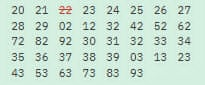
#> input picture test.png, 205 x 85 px
$ python ocr_test.py
#> lines starting #> are read from the running program, lines starting #| are printed output that depends on the picture; after the words box and inside, x2 and y2 are one past the last pixel; in counts of white or black regions, pixels touching at a corner belong together
import pytesseract
import cv2
import re
import numpy as np

pytesseract.pytesseract.tesseract_cmd = r"C:\Tesseract-OCR\tesseract.exe"

def remove_red_text(img):
    hsv = cv2.cvtColor(img, cv2.COLOR_BGR2HSV)
    # กำหนดช่วงสีแดง (ทั้ง 2 ขอบของวงสี)
    lower_red1 = np.array([0, 50, 50])
    upper_red1 = np.array([10, 255, 255])
    lower_red2 = np.array([170, 50, 50])
    upper_red2 = np.array([180, 255, 255])

    mask1 = cv2.inRange(hsv, lower_red1, upper_red1)
    mask2 = cv2.inRange(hsv, lower_red2, upper_red2)
    red_mask = cv2.bitwise_or(mask1, mask2)

    # ขยาย mask ให้ครอบคลุมตัวอักษร
    kernel = np.ones((3, 3), np.uint8)
    red_mask_dilated = cv2.dilate(red_mask, kernel, iterations=2)

    # ทำให้ pixel สีแดงกลายเป็นสีขาว
    img[red_mask_dilated > 0] = (255, 255, 255)
    return img

def preprocess_image(image_path):
    img = cv2.imread(image_path)
    img = cv2.resize(img, None, fx=2, fy=2, interpolation=cv2.INTER_CUBIC)
    img = remove_red_text(img)  # <== กรองตัวแดงออกก่อน
    gray = cv2.cvtColor(img, cv2.COLOR_BGR2GRAY)
    blur = cv2.GaussianBlur(gray, (3, 3), 0)
    _, thresh = cv2.threshold(blur, 0, 255, cv2.THRESH_BINARY_INV + cv2.THRESH_OTSU)
    return thresh

def read_text_from_image(image_path):
    preprocessed = preprocess_image(image_path)
#> in preprocess_image, img is the input picture: shape (85, 205, 3); mean B, G, R 211.8, 225.5, 201.3
#> in preprocess_image, `img = cv2.resize(img, None, fx=2, fy=2, interpolation=cv2.INTER_CUBIC)`:
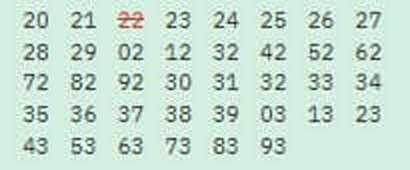
#> img: shape (170, 410, 3); mean B, G, R 211.8, 225.5, 201.3
#> in remove_red_text, `hsv = cv2.cvtColor(img, cv2.COLOR_BGR2HSV)`: hsv: shape (170, 410, 3); mean H, S, V 72.2, 28.7, 225.7
#> in remove_red_text, `mask1 = cv2.inRange(hsv, lower_red1, upper_red1)`:
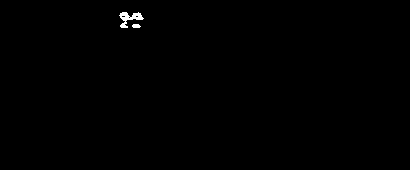
#> mask1: shape (170, 410); 0.29% white; 2 white regions, box (x1, y1, x2, y2) and area: (119, 12, 144, 28) 174, (132, 24, 141, 28) 30
#> in remove_red_text, `mask2 = cv2.inRange(hsv, lower_red2, upper_red2)`:
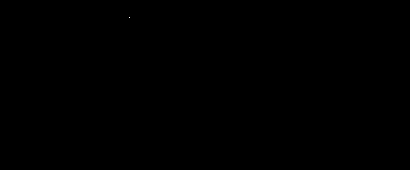
#> mask2: shape (170, 410); 0% white in thin lines or dots, all inside (x1, y1, x2, y2) = (129, 17, 130, 18)
#> in remove_red_text, `red_mask = cv2.bitwise_or(mask1, mask2)`: red_mask: shape (170, 410); 0.29% white; 2 white regions, box (x1, y1, x2, y2) and area: (119, 12, 144, 28) 175, (132, 24, 141, 28) 30
#> in remove_red_text, `red_mask_dilated = cv2.dilate(red_mask, kernel, iterations=2)`:
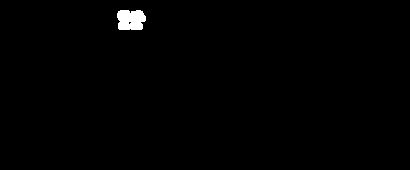
#> red_mask_dilated: shape (170, 410); 0.72% white; 1 white region, box (x1, y1, x2, y2) and area: (117, 10, 146, 30) 500
#> in remove_red_text, `img[red_mask_dilated > 0] = (255, 255, 255)`:
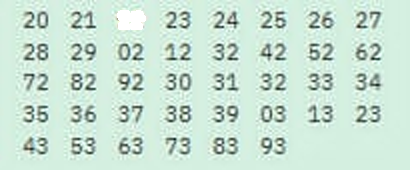
#> img: shape (170, 410, 3); 0.72% of pixels changed, all inside (x1, y1, x2, y2) = (117, 10, 146, 30)
#> in preprocess_image, `gray = cv2.cvtColor(img, cv2.COLOR_BGR2GRAY)`:
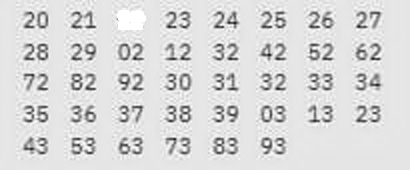
#> gray: shape (170, 410); min 23, max 255, mean 217.2
#> in preprocess_image, `_, thresh = cv2.threshold(blur, 0, 255, cv2.THRESH_BINARY_INV + cv2.TH..`:
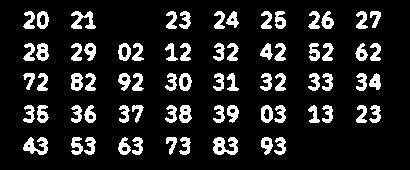
#> thresh: shape (170, 410); 13.3% white; 71 white regions, largest, box (x1, y1, x2, y2) and area: (213, 137, 238, 155) 286, (23, 137, 48, 155) 249, (71, 11, 96, 29) 233
    config = "--psm 6 -c tessedit_char_whitelist=0123456789"

#> (the run stopped early here; a loop or call above may not have finished)
